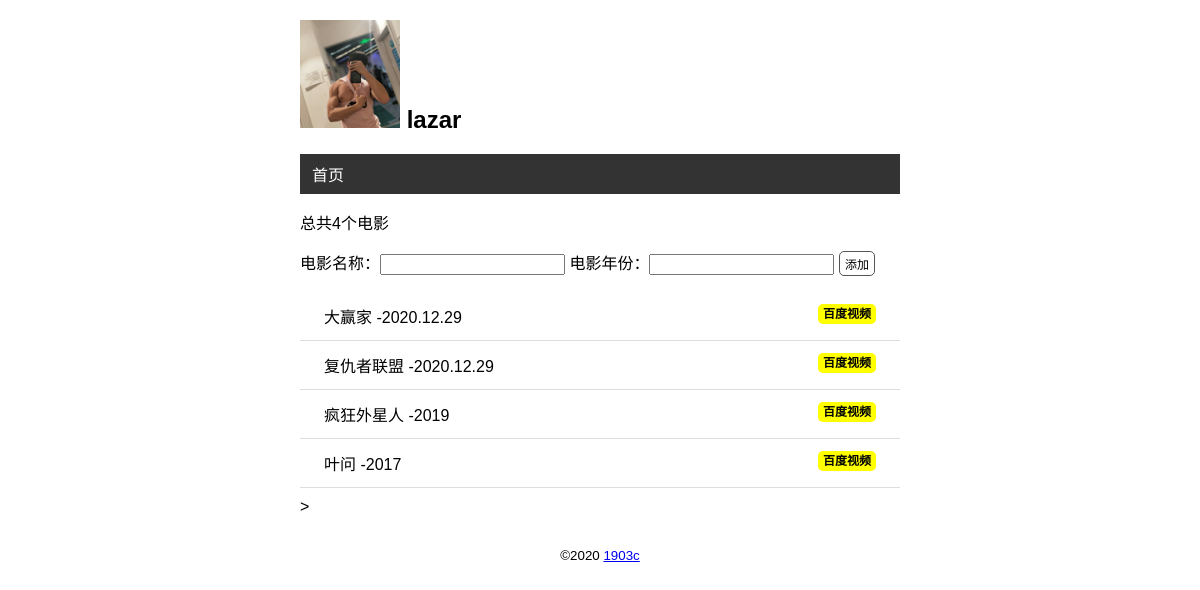
Before: / with the older database file.
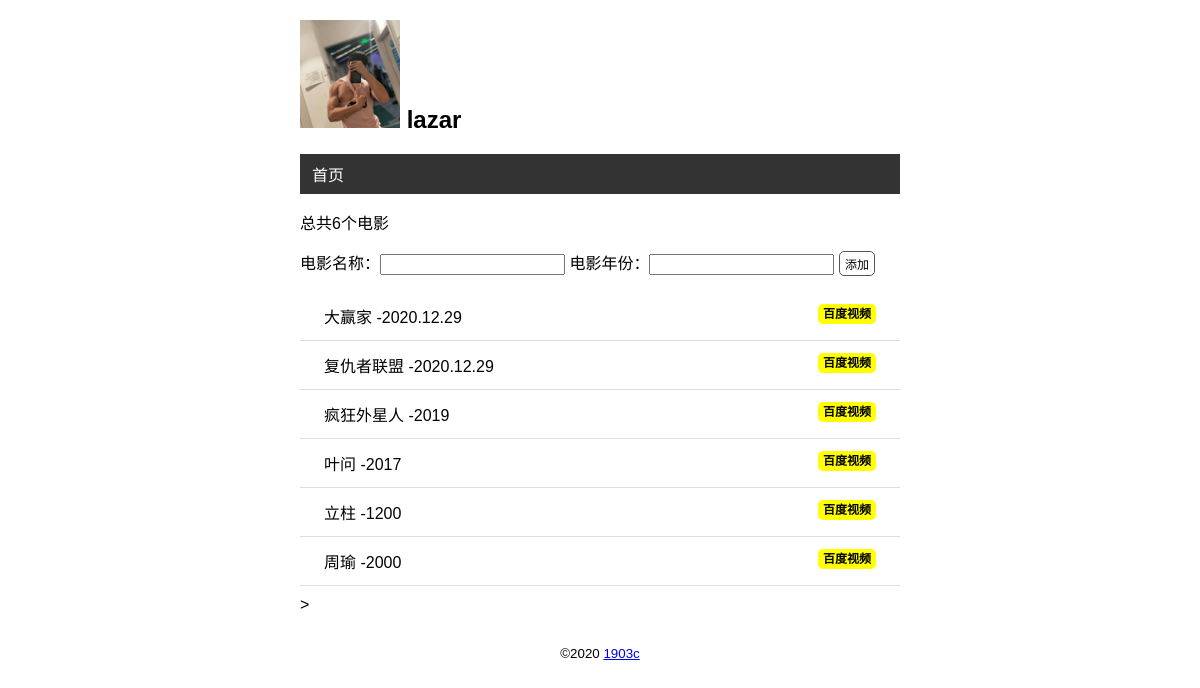
After: the same page with the newer database file.
### app.py (models this page shows)
class User(db.Model):
    id = db.Column(db.Integer,primary_key =True)
    name = db.Column(db.String(20))

class Movie(db.Model):
    id = db.Column(db.Integer,primary_key=True)
    title = db.Column(db.String(60))
    year = db.Column(db.String(4))

### app.py (the view, shortened to what this page needs)
@app.route('/',methods=['GET','POST'])
def index1():
    movies = Movie.query.all()
    return render_template('index.html',movies=movies)

### app.py (called while the page is built)
@app.context_processor
def common_user():
    user = User.query.first()
    return dict(name=user)

### templates/index.html
{%extends 'bass.html'%}
{%block content%}
<p>总共{{movies|length}}个电影</p>
<form action="" method="POST">
    电影名称：<input type="text" name="title" required autocomplete="off">
    电影年份：<input type="text" name ="year" required autocomplete="off">
    <input type="submit" value="添加"  class=btn>
</form>
    <ul class ="movie-list">
        {%for movie in movies%}
        <li>
                {{movie.title}} -{{movie.year}}
                <span class="float-right">
                    <a class="baidu" href="http://v.baidu.com/v?word={{movie.title}}&ct=301989888&rn=67&pn=0&db=0&s=0&fbl=800&ie=utf-8&oq={{movie.title}}&f=3&rsp=0" target="_blank">百度视频</a>
                </span>
        </li>
        {%endfor%}
    </ul>>
{%endblock%}

### templates/bass.html (shortened to what this page needs)
<!DOCTYPE html>
<html lang="zh">
<head>
    {%block head%}
    <link rel="stylesheet" href="{{url_for('static',filename='css/index.css')}}">
    {%endblock%}
</head>
<body>
<h2>
    <img src="{{url_for('static',filename='img/lazar.jpg')}}" alt="头像" class="avatar">
    {{name.name}}
</h2>
<nav>
    <ul>
        <li>
            <a href="{{url_for('index1')}}">首页</a>
        </li>
    </ul>
</nav>
{%block content%}
{%endblock%}
    <footer>
        <small>&copy;2020   <a href="#">1903c</a></small>
    </footer>
</body>
</html>

### static/css/index.css (style rules this page uses)
body { margin: 0 auto; max-width: 600px; font-size: 16px; font-family: Arial, Helvetica, sans-serif; }
.avatar { width: 100px; }
footer { color: #000; margin-top: 20px; text-align: center; padding: 10px; }
.movie-list { list-style-type: none; padding:0 ; margin-bottom: 10px; box-shadow: 0 2px 5px 0 reba(0,0,0,0.16)0 2px 10px 0 reba(0,0,0,0.14); }
.movie-list li { padding: 12px 24px; border-bottom: 1px solid #dddddd; }
.float-right { float: right; }
nav ul { list-style-type: none; margin: 0; padding: 0; overflow: hidden; background-color: #333333; }
nav ul li { float: left; }
nav ul li a { display: block; color: white; text-align: center; padding: 8px 12px; text-decoration: none; }
.baidu { font-size: 12px; font-weight: bold; color:black; text-decoration: none; background: yellow; border-radius: 5px; padding: 3px 5px; }
.btn { font-size: 12px; padding: 3px 5px; text-decoration: none; cursor: pointer; background-color: white; color: black; border: 1px solid #555555; border-radius: 5px; }

Changed rows visible on the page:
added Movie: title "立柱", year "1200"
added Movie: title "周瑜", year "2000"
Other visible differences:
{{ movies|length }}: "4" → "6"
